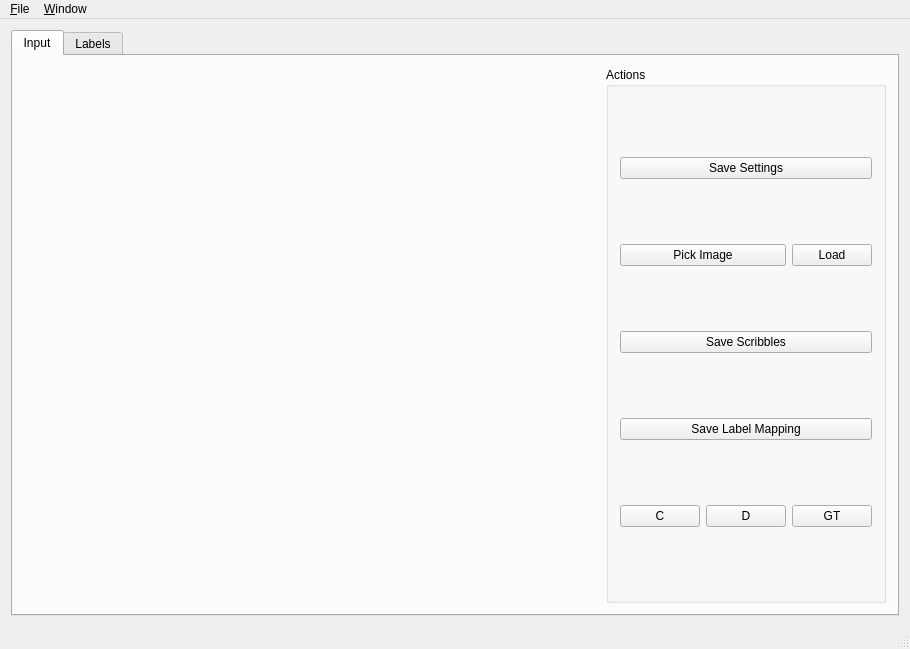
<?xml version="1.0" encoding="UTF-8"?>
<ui version="4.0">
 <class>tvseg_ui::TVSegWindow</class>
 <widget class="QMainWindow" name="tvseg_ui::TVSegWindow">
  <property name="geometry">
   <rect>
    <x>0</x>
    <y>0</y>
    <width>910</width>
    <height>649</height>
   </rect>
  </property>
  <property name="windowTitle">
   <string>TVSeg</string>
  </property>
  <widget class="QWidget" name="centralWidget">
   <layout class="QHBoxLayout" name="horizontalLayout_2">
    <item>
     <widget class="QTabWidget" name="mainTabWidget">
      <property name="tabPosition">
       <enum>QTabWidget::North</enum>
      </property>
      <property name="tabShape">
       <enum>QTabWidget::Rounded</enum>
      </property>
      <property name="currentIndex">
       <number>0</number>
      </property>
      <property name="elideMode">
       <enum>Qt::ElideNone</enum>
      </property>
      <widget class="QWidget" name="inputTab">
       <attribute name="title">
        <string>Input</string>
       </attribute>
       <layout class="QHBoxLayout" name="horizontalLayout" stretch="1,0">
        <item>
         <widget class="tvseg_ui::ScribbleImageDisplayWidget" name="inputDisplay" native="true"/>
        </item>
        <item>
         <layout class="QVBoxLayout" name="inputSidePane" stretch="0">
          <item>
           <widget class="QGroupBox" name="inputActionsGroup">
            <property name="title">
             <string>Actions</string>
            </property>
            <layout class="QGridLayout" name="gridLayout">
             <item row="4" column="0">
              <widget class="QPushButton" name="showColorButton">
               <property name="text">
                <string>C</string>
               </property>
              </widget>
             </item>
             <item row="4" column="2">
              <widget class="QPushButton" name="showGroundTruthButton">
               <property name="text">
                <string>GT</string>
               </property>
              </widget>
             </item>
             <item row="1" column="2">
              <widget class="QPushButton" name="loadImageButton">
               <property name="text">
                <string>Load</string>
               </property>
              </widget>
             </item>
             <item row="1" column="0" colspan="2">
              <widget class="QPushButton" name="pickImageButton">
               <property name="text">
                <string>Pick Image</string>
               </property>
              </widget>
             </item>
             <item row="4" column="1">
              <widget class="QPushButton" name="showDepthButton">
               <property name="text">
                <string>D</string>
               </property>
              </widget>
             </item>
             <item row="3" column="0" colspan="3">
              <widget class="QPushButton" name="saveLabelMappingButton">
               <property name="text">
                <string>Save Label Mapping</string>
               </property>
              </widget>
             </item>
             <item row="2" column="0" colspan="3">
              <widget class="QPushButton" name="saveScribblesButton">
               <property name="text">
                <string>Save Scribbles</string>
               </property>
              </widget>
             </item>
             <item row="0" column="0" colspan="3">
              <widget class="QPushButton" name="saveSettingsButton">
               <property name="text">
                <string>Save Settings</string>
               </property>
              </widget>
             </item>
            </layout>
           </widget>
          </item>
         </layout>
        </item>
       </layout>
      </widget>
      <widget class="QWidget" name="labelsTab">
       <attribute name="title">
        <string>Labels</string>
       </attribute>
       <layout class="QHBoxLayout" name="horizontalLayout_3" stretch="1,0">
        <item>
         <widget class="tvseg_ui::CvImageDisplayWidget" name="labelsDisplay" native="true"/>
        </item>
        <item>
         <layout class="QVBoxLayout" name="labelsSidePane" stretch="0,1">
          <item>
           <widget class="QGroupBox" name="labelsActionGroup">
            <property name="title">
             <string>Actions</string>
            </property>
            <layout class="QVBoxLayout" name="verticalLayout_3">
             <item>
              <widget class="QPushButton" name="computeKMeansButton">
               <property name="text">
                <string>compute means</string>
               </property>
              </widget>
             </item>
             <item>
              <widget class="QPushButton" name="displayLabelsButton">
               <property name="text">
                <string>Display Labels</string>
               </property>
              </widget>
             </item>
            </layout>
           </widget>
          </item>
          <item>
           <spacer name="verticalSpacer_2">
            <property name="orientation">
             <enum>Qt::Vertical</enum>
            </property>
            <property name="sizeHint" stdset="0">
             <size>
              <width>20</width>
              <height>40</height>
             </size>
            </property>
           </spacer>
          </item>
         </layout>
        </item>
       </layout>
      </widget>
     </widget>
    </item>
   </layout>
  </widget>
  <widget class="QStatusBar" name="statusBar"/>
  <widget class="QMenuBar" name="menuBar">
   <property name="geometry">
    <rect>
     <x>0</x>
     <y>0</y>
     <width>910</width>
     <height>22</height>
    </rect>
   </property>
   <widget class="QMenu" name="menuWindow">
    <property name="title">
     <string>&amp;Window</string>
    </property>
   </widget>
   <widget class="QMenu" name="menu_File">
    <property name="title">
     <string>&amp;File</string>
    </property>
    <addaction name="actionQuit"/>
   </widget>
   <addaction name="menu_File"/>
   <addaction name="menuWindow"/>
  </widget>
  <action name="actionQuit">
   <property name="text">
    <string>&amp;Quit</string>
   </property>
  </action>
 </widget>
 <layoutdefault spacing="6" margin="11"/>
 <customwidgets>
  <customwidget>
   <class>tvseg_ui::CvImageDisplayWidget</class>
   <extends>QWidget</extends>
   <header>cvimagedisplaywidget.h</header>
   <container>1</container>
  </customwidget>
  <customwidget>
   <class>tvseg_ui::ScribbleImageDisplayWidget</class>
   <extends>QWidget</extends>
   <header>scribbleimagedisplaywidget.h</header>
   <container>1</container>
  </customwidget>
 </customwidgets>
 <resources/>
 <connections/>
</ui>
